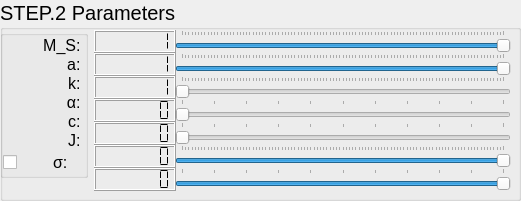
     <widget class="QGroupBox" name="GroupBox_step2_M">
      <property name="geometry">
       <rect>
        <x>540</x>
        <y>120</y>
        <width>521</width>
        <height>201</height>
       </rect>
      </property>
      <property name="font">
       <font>
        <pointsize>15</pointsize>
        <stylestrategy>PreferDefault</stylestrategy>
       </font>
      </property>
      <property name="autoFillBackground">
       <bool>true</bool>
      </property>
      <property name="title">
       <string>STEP.2 Parameters</string>
      </property>
      <widget class="QWidget" name="formLayoutWidget_3">
       <property name="geometry">
        <rect>
         <x>0</x>
         <y>30</y>
         <width>511</width>
         <height>165</height>
        </rect>
       </property>
       <layout class="QFormLayout" name="Layout_step2_M">
        <property name="sizeConstraint">
         <enum>QLayout::SetMaximumSize</enum>
        </property>
        <property name="verticalSpacing">
         <number>0</number>
        </property>
        <item row="0" column="0">
         <widget class="QGroupBox" name="GroupBox_step2_M_left">
          <property name="sizePolicy">
           <sizepolicy hsizetype="Fixed" vsizetype="Fixed">
            <horstretch>0</horstretch>
            <verstretch>0</verstretch>
           </sizepolicy>
          </property>
          <property name="minimumSize">
           <size>
            <width>88</width>
            <height>0</height>
           </size>
          </property>
          <property name="autoFillBackground">
           <bool>false</bool>
          </property>
          <property name="title">
           <string/>
          </property>
          <property name="flat">
           <bool>false</bool>
          </property>
          <property name="checkable">
           <bool>false</bool>
          </property>
          <layout class="QVBoxLayout" name="verticalLayout_3">
           <property name="leftMargin">
            <number>0</number>
           </property>
           <property name="topMargin">
            <number>0</number>
           </property>
           <property name="rightMargin">
            <number>0</number>
           </property>
           <property name="bottomMargin">
            <number>0</number>
           </property>
           <item>
            <layout class="QVBoxLayout" name="Layout_step2_M_left">
             <property name="spacing">
              <number>0</number>
             </property>
             <property name="sizeConstraint">
              <enum>QLayout::SetFixedSize</enum>
             </property>
             <item>
              <widget class="QLabel" name="Label_ms">
               <property name="font">
                <font>
                 <pointsize>12</pointsize>
                 <weight>50</weight>
                 <italic>false</italic>
                 <bold>false</bold>
                 <stylestrategy>PreferDefault</stylestrategy>
                </font>
               </property>
               <property name="text">
                <string>M_S: </string>
               </property>
               <property name="alignment">
                <set>Qt::AlignRight|Qt::AlignTrailing|Qt::AlignVCenter</set>
               </property>
              </widget>
             </item>
             <item>
              <widget class="QLabel" name="Label_a">
               <property name="font">
                <font>
                 <pointsize>12</pointsize>
                 <weight>50</weight>
                 <italic>false</italic>
                 <bold>false</bold>
                 <stylestrategy>PreferDefault</stylestrategy>
                </font>
               </property>
               <property name="text">
                <string>a: </string>
               </property>
               <property name="alignment">
                <set>Qt::AlignRight|Qt::AlignTrailing|Qt::AlignVCenter</set>
               </property>
              </widget>
             </item>
             <item>
              <widget class="QLabel" name="Label_k">
               <property name="font">
                <font>
                 <pointsize>12</pointsize>
                 <weight>50</weight>
                 <italic>false</italic>
                 <bold>false</bold>
                 <stylestrategy>PreferDefault</stylestrategy>
                </font>
               </property>
               <property name="text">
                <string>k: </string>
               </property>
               <property name="alignment">
                <set>Qt::AlignRight|Qt::AlignTrailing|Qt::AlignVCenter</set>
               </property>
              </widget>
             </item>
             <item>
              <widget class="QLabel" name="Label_alfa">
               <property name="font">
                <font>
                 <pointsize>12</pointsize>
                 <weight>50</weight>
                 <italic>false</italic>
                 <bold>false</bold>
                 <stylestrategy>PreferDefault</stylestrategy>
                </font>
               </property>
               <property name="text">
                <string>α: </string>
               </property>
               <property name="alignment">
                <set>Qt::AlignRight|Qt::AlignTrailing|Qt::AlignVCenter</set>
               </property>
              </widget>
             </item>
             <item>
              <widget class="QLabel" name="Label_c">
               <property name="font">
                <font>
                 <pointsize>12</pointsize>
                 <weight>50</weight>
                 <italic>false</italic>
                 <bold>false</bold>
                 <stylestrategy>PreferDefault</stylestrategy>
                </font>
               </property>
               <property name="text">
                <string>c: </string>
               </property>
               <property name="alignment">
                <set>Qt::AlignRight|Qt::AlignTrailing|Qt::AlignVCenter</set>
               </property>
              </widget>
             </item>
             <item>
              <widget class="QLabel" name="Label_J">
               <property name="font">
                <font>
                 <pointsize>12</pointsize>
                 <weight>50</weight>
                 <italic>false</italic>
                 <bold>false</bold>
                 <stylestrategy>PreferDefault</stylestrategy>
                </font>
               </property>
               <property name="text">
                <string>J: </string>
               </property>
               <property name="alignment">
                <set>Qt::AlignRight|Qt::AlignTrailing|Qt::AlignVCenter</set>
               </property>
              </widget>
             </item>
             <item>
              <widget class="QCheckBox" name="ComboBox_sigma">
               <property name="font">
                <font>
                 <pointsize>12</pointsize>
                 <stylestrategy>PreferDefault</stylestrategy>
                </font>
               </property>
               <property name="mouseTracking">
                <bool>true</bool>
               </property>
               <property name="focusPolicy">
                <enum>Qt::StrongFocus</enum>
               </property>
               <property name="acceptDrops">
                <bool>false</bool>
               </property>
               <property name="layoutDirection">
                <enum>Qt::LeftToRight</enum>
               </property>
               <property name="autoFillBackground">
                <bool>false</bool>
               </property>
               <property name="text">
                <string>       σ:</string>
               </property>
               <property name="iconSize">
                <size>
                 <width>19</width>
                 <height>19</height>
                </size>
               </property>
              </widget>
             </item>
            </layout>
           </item>
          </layout>
         </widget>
        </item>
        <item row="0" column="1">
         <layout class="QFormLayout" name="Layout_step2_M_right">
          <property name="sizeConstraint">
           <enum>QLayout::SetMaximumSize</enum>
          </property>
          <property name="fieldGrowthPolicy">
           <enum>QFormLayout::AllNonFixedFieldsGrow</enum>
          </property>
          <property name="rowWrapPolicy">
           <enum>QFormLayout::DontWrapRows</enum>
          </property>
          <property name="verticalSpacing">
           <number>0</number>
          </property>
          <item row="0" column="0">
           <widget class="QLCDNumber" name="lcdNumber_ms">
            <property name="font">
             <font>
              <pointsize>9</pointsize>
              <weight>50</weight>
              <bold>false</bold>
              <stylestrategy>PreferDefault</stylestrategy>
             </font>
            </property>
            <property name="smallDecimalPoint">
             <bool>false</bool>
            </property>
            <property name="digitCount">
             <number>7</number>
            </property>
            <property name="segmentStyle">
             <enum>QLCDNumber::Flat</enum>
            </property>
            <property name="value" stdset="0">
             <double>1.000000000000000</double>
            </property>
            <property name="intValue" stdset="0">
             <number>1</number>
            </property>
           </widget>
          </item>
          <item row="1" column="0">
           <widget class="QLCDNumber" name="lcdNumber_a">
            <property name="font">
             <font>
              <pointsize>9</pointsize>
              <stylestrategy>PreferDefault</stylestrategy>
             </font>
            </property>
            <property name="digitCount">
             <number>7</number>
            </property>
            <property name="segmentStyle">
             <enum>QLCDNumber::Flat</enum>
            </property>
            <property name="value" stdset="0">
             <double>1.000000000000000</double>
            </property>
           </widget>
          </item>
          <item row="1" column="1">
           <widget class="QSlider" name="Slider_a">
            <property name="sizePolicy">
             <sizepolicy hsizetype="Expanding" vsizetype="Ignored">
              <horstretch>0</horstretch>
              <verstretch>0</verstretch>
             </sizepolicy>
            </property>
            <property name="cursor">
             <cursorShape>ArrowCursor</cursorShape>
            </property>
            <property name="maximum">
             <number>100</number>
            </property>
            <property name="singleStep">
             <number>1</number>
            </property>
            <property name="pageStep">
             <number>5</number>
            </property>
            <property name="value">
             <number>100</number>
            </property>
            <property name="orientation">
             <enum>Qt::Horizontal</enum>
            </property>
            <property name="invertedControls">
             <bool>false</bool>
            </property>
            <property name="tickPosition">
             <enum>QSlider::TicksAbove</enum>
            </property>
           </widget>
          </item>
          <item row="2" column="0">
           <widget class="QLCDNumber" name="lcdNumber_k">
            <property name="font">
             <font>
              <pointsize>9</pointsize>
              <stylestrategy>PreferDefault</stylestrategy>
             </font>
            </property>
            <property name="digitCount">
             <number>7</number>
            </property>
            <property name="segmentStyle">
             <enum>QLCDNumber::Flat</enum>
            </property>
            <property name="value" stdset="0">
             <double>1.000000000000000</double>
            </property>
           </widget>
          </item>
          <item row="2" column="1">
           <widget class="QSlider" name="Slider_k">
            <property name="sizePolicy">
             <sizepolicy hsizetype="Expanding" vsizetype="Ignored">
              <horstretch>0</horstretch>
              <verstretch>0</verstretch>
             </sizepolicy>
            </property>
            <property name="cursor">
             <cursorShape>ArrowCursor</cursorShape>
            </property>
            <property name="maximum">
             <number>100</number>
            </property>
            <property name="singleStep">
             <number>1</number>
            </property>
            <property name="pageStep">
             <number>5</number>
            </property>
            <property name="value">
             <number>0</number>
            </property>
            <property name="orientation">
             <enum>Qt::Horizontal</enum>
            </property>
            <property name="invertedControls">
             <bool>false</bool>
            </property>
            <property name="tickPosition">
             <enum>QSlider::TicksAbove</enum>
            </property>
           </widget>
          </item>
          <item row="3" column="0">
           <widget class="QLCDNumber" name="lcdNumber_alfa">
            <property name="font">
             <font>
              <pointsize>9</pointsize>
              <stylestrategy>PreferDefault</stylestrategy>
             </font>
            </property>
            <property name="smallDecimalPoint">
             <bool>false</bool>
            </property>
            <property name="digitCount">
             <number>7</number>
            </property>
            <property name="segmentStyle">
             <enum>QLCDNumber::Flat</enum>
            </property>
            <property name="value" stdset="0">
             <double>0.000000000000000</double>
            </property>
           </widget>
          </item>
          <item row="3" column="1">
           <widget class="QSlider" name="Slider_alfa">
            <property name="sizePolicy">
             <sizepolicy hsizetype="Expanding" vsizetype="Ignored">
              <horstretch>0</horstretch>
              <verstretch>0</verstretch>
             </sizepolicy>
            </property>
            <property name="cursor">
             <cursorShape>ArrowCursor</cursorShape>
            </property>
            <property name="minimum">
             <number>0</number>
            </property>
            <property name="maximum">
             <number>100</number>
            </property>
            <property name="singleStep">
             <number>10</number>
            </property>
            <property name="pageStep">
             <number>10</number>
            </property>
            <property name="value">
             <number>0</number>
            </property>
            <property name="orientation">
             <enum>Qt::Horizontal</enum>
            </property>
            <property name="tickPosition">
             <enum>QSlider::TicksAbove</enum>
            </property>
           </widget>
          </item>
          <item row="4" column="0">
           <widget class="QLCDNumber" name="lcdNumber_c">
            <property name="font">
             <font>
              <pointsize>9</pointsize>
              <stylestrategy>PreferDefault</stylestrategy>
             </font>
            </property>
            <property name="digitCount">
             <number>7</number>
            </property>
            <property name="segmentStyle">
             <enum>QLCDNumber::Flat</enum>
            </property>
           </widget>
          </item>
          <item row="4" column="1">
           <widget class="QSlider" name="Slider_c">
            <property name="sizePolicy">
             <sizepolicy hsizetype="Expanding" vsizetype="Ignored">
              <horstretch>0</horstretch>
              <verstretch>0</verstretch>
             </sizepolicy>
            </property>
            <property name="cursor">
             <cursorShape>ArrowCursor</cursorShape>
            </property>
            <property name="maximum">
             <number>100</number>
            </property>
            <property name="singleStep">
             <number>10</number>
            </property>
            <property name="pageStep">
             <number>10</number>
            </property>
            <property name="value">
             <number>0</number>
            </property>
            <property name="orientation">
             <enum>Qt::Horizontal</enum>
            </property>
            <property name="tickPosition">
             <enum>QSlider::TicksAbove</enum>
            </property>
           </widget>
          </item>
          <item row="5" column="0">
           <widget class="QLCDNumber" name="lcdNumber_j">
            <property name="font">
             <font>
              <pointsize>9</pointsize>
              <stylestrategy>PreferDefault</stylestrategy>
             </font>
            </property>
            <property name="digitCount">
             <number>7</number>
            </property>
            <property name="segmentStyle">
             <enum>QLCDNumber::Flat</enum>
            </property>
           </widget>
          </item>
          <item row="5" column="1">
           <widget class="QSlider" name="Slider_j">
            <property name="sizePolicy">
             <sizepolicy hsizetype="Expanding" vsizetype="Ignored">
              <horstretch>0</horstretch>
              <verstretch>0</verstretch>
             </sizepolicy>
            </property>
            <property name="cursor">
             <cursorShape>ArrowCursor</cursorShape>
            </property>
            <property name="maximum">
             <number>100</number>
            </property>
            <property name="singleStep">
             <number>1</number>
            </property>
            <property name="pageStep">
             <number>5</number>
            </property>
            <property name="value">
             <number>100</number>
            </property>
            <property name="orientation">
             <enum>Qt::Horizontal</enum>
            </property>
            <property name="tickPosition">
             <enum>QSlider::TicksAbove</enum>
            </property>
           </widget>
          </item>
          <item row="6" column="0">
           <widget class="QLCDNumber" name="lcdNumber_sigma">
            <property name="font">
             <font>
              <pointsize>9</pointsize>
              <stylestrategy>PreferDefault</stylestrategy>
             </font>
            </property>
            <property name="digitCount">
             <number>7</number>
            </property>
            <property name="segmentStyle">
             <enum>QLCDNumber::Flat</enum>
            </property>
           </widget>
          </item>
          <item row="6" column="1">
           <widget class="QSlider" name="Slider_sigma">
            <property name="sizePolicy">
             <sizepolicy hsizetype="Expanding" vsizetype="Ignored">
              <horstretch>0</horstretch>
              <verstretch>0</verstretch>
             </sizepolicy>
            </property>
            <property name="font">
             <font>
              <pointsize>15</pointsize>
             </font>
            </property>
            <property name="cursor">
             <cursorShape>ArrowCursor</cursorShape>
            </property>
            <property name="maximum">
             <number>100</number>
            </property>
            <property name="singleStep">
             <number>10</number>
            </property>
            <property name="pageStep">
             <number>10</number>
            </property>
            <property name="value">
             <number>100</number>
            </property>
            <property name="orientation">
             <enum>Qt::Horizontal</enum>
            </property>
            <property name="tickPosition">
             <enum>QSlider::TicksAbove</enum>
            </property>
           </widget>
          </item>
          <item row="0" column="1">
           <widget class="QSlider" name="Slider_ms">
            <property name="sizePolicy">
             <sizepolicy hsizetype="Expanding" vsizetype="Ignored">
              <horstretch>0</horstretch>
              <verstretch>0</verstretch>
             </sizepolicy>
            </property>
            <property name="cursor">
             <cursorShape>ArrowCursor</cursorShape>
            </property>
            <property name="maximum">
             <number>100</number>
            </property>
            <property name="singleStep">
             <number>1</number>
            </property>
            <property name="pageStep">
             <number>5</number>
            </property>
            <property name="value">
             <number>100</number>
            </property>
            <property name="orientation">
             <enum>Qt::Horizontal</enum>
            </property>
            <property name="invertedControls">
             <bool>false</bool>
            </property>
            <property name="tickPosition">
             <enum>QSlider::TicksAbove</enum>
            </property>
           </widget>
          </item>
         </layout>
        </item>
       </layout>
      </widget>
     </widget>
